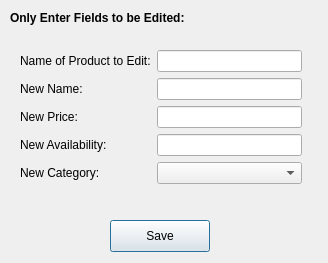
<?xml version="1.0" encoding="UTF-8"?>
<ui version="4.0">
 <class>editproduct</class>
 <widget class="QDialog" name="editproduct">
  <property name="geometry">
   <rect>
    <x>0</x>
    <y>0</y>
    <width>328</width>
    <height>263</height>
   </rect>
  </property>
  <property name="windowTitle">
   <string>Dialog</string>
  </property>
  <widget class="QLabel" name="label">
   <property name="geometry">
    <rect>
     <x>10</x>
     <y>10</y>
     <width>231</width>
     <height>16</height>
    </rect>
   </property>
   <property name="text">
    <string>&lt;html&gt;&lt;head/&gt;&lt;body&gt;&lt;p&gt;&lt;span style=&quot; font-weight:700;&quot;&gt;Only Enter Fields to be Edited:&lt;/span&gt;&lt;/p&gt;&lt;/body&gt;&lt;/html&gt;</string>
   </property>
  </widget>
  <widget class="QPushButton" name="saveProd">
   <property name="geometry">
    <rect>
     <x>110</x>
     <y>220</y>
     <width>100</width>
     <height>32</height>
    </rect>
   </property>
   <property name="text">
    <string>Save</string>
   </property>
  </widget>
  <widget class="QWidget" name="">
   <property name="geometry">
    <rect>
     <x>20</x>
     <y>50</y>
     <width>282</width>
     <height>152</height>
    </rect>
   </property>
   <layout class="QFormLayout" name="formLayout">
    <item row="0" column="0">
     <widget class="QLabel" name="label_2">
      <property name="text">
       <string>Name of Product to Edit:</string>
      </property>
     </widget>
    </item>
    <item row="0" column="1">
     <widget class="QLineEdit" name="oldName"/>
    </item>
    <item row="1" column="0">
     <widget class="QLabel" name="label_5">
      <property name="text">
       <string>New Name:</string>
      </property>
     </widget>
    </item>
    <item row="1" column="1">
     <widget class="QLineEdit" name="newName"/>
    </item>
    <item row="2" column="0">
     <widget class="QLabel" name="label_3">
      <property name="text">
       <string>New Price:</string>
      </property>
     </widget>
    </item>
    <item row="2" column="1">
     <widget class="QLineEdit" name="newPrice"/>
    </item>
    <item row="3" column="0">
     <widget class="QLabel" name="label_4">
      <property name="text">
       <string>New Availability:</string>
      </property>
     </widget>
    </item>
    <item row="3" column="1">
     <widget class="QLineEdit" name="newAva"/>
    </item>
    <item row="4" column="0">
     <widget class="QLabel" name="label_6">
      <property name="text">
       <string>New Category:</string>
      </property>
     </widget>
    </item>
    <item row="4" column="1">
     <widget class="QComboBox" name="newCat"/>
    </item>
   </layout>
  </widget>
 </widget>
 <resources/>
 <connections/>
</ui>
